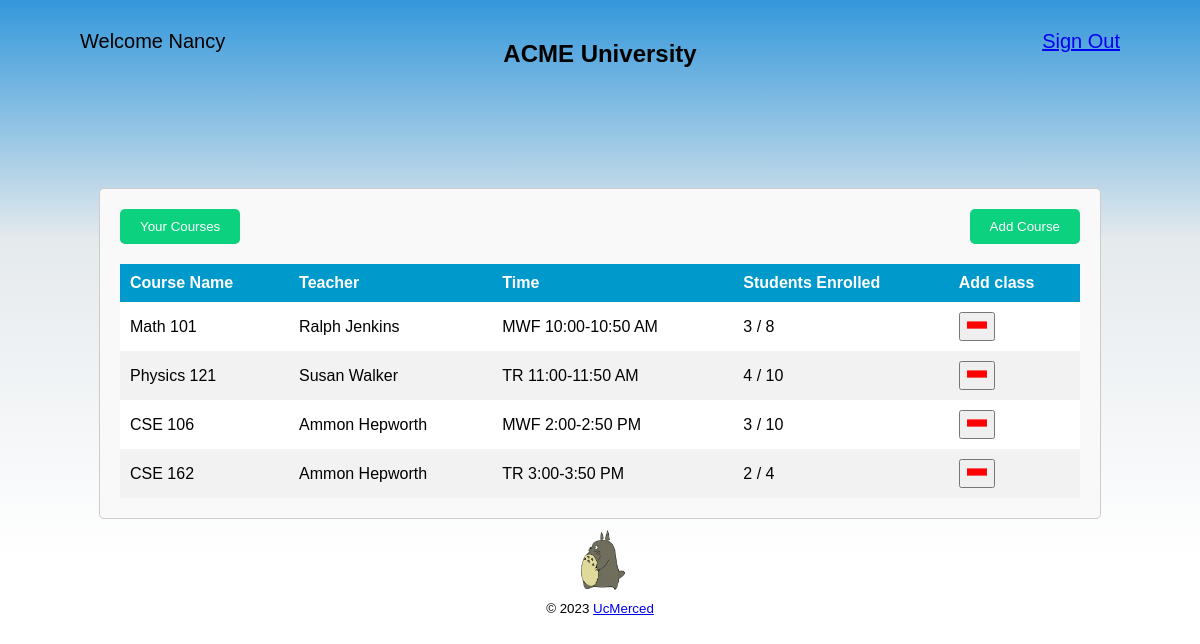
The page /student_dashboard_add_courses (signed in) on the database as committed earlier.
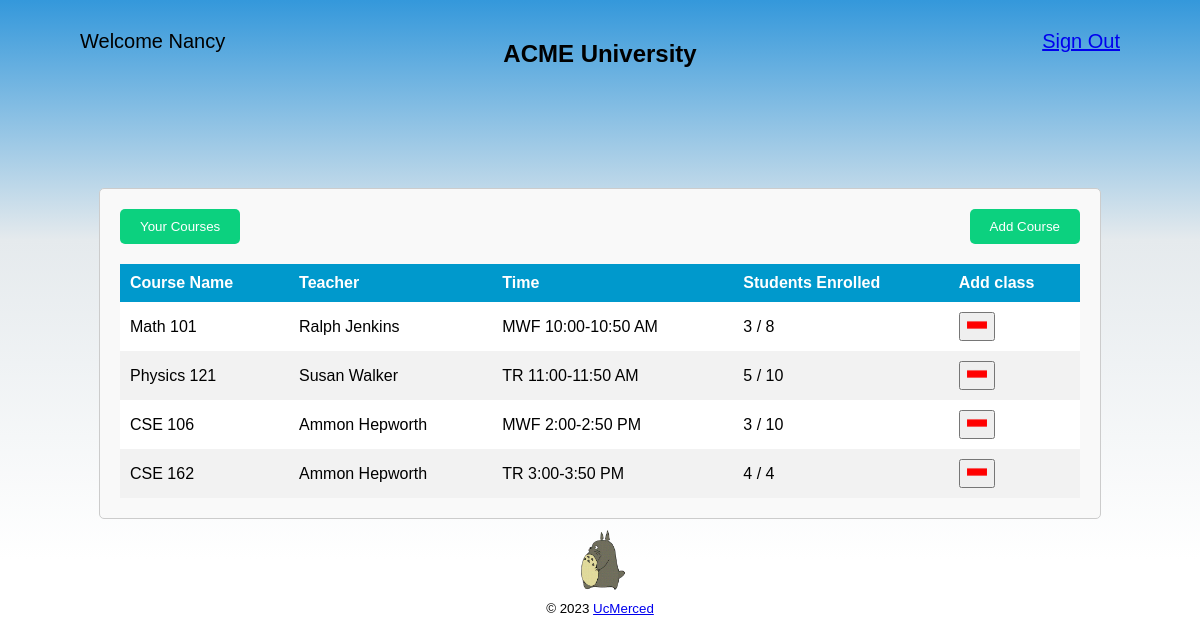
The same page on the database as committed later.
### app.py (models this page shows)
class Course(db.Model):
    id = db.Column(db.Integer, primary_key=True)
    class_name = db.Column(db.String, nullable=False)
    teacher_name = db.Column(db.String, nullable=False)
    time = db.Column(db.String, nullable=False)
    enrolled_students = db.Column(db.Integer, default=0)
    capacity = db.Column(db.Integer, nullable=False)

### app.py (the view)
@app.route('/student_dashboard_add_courses')
@login_required
def student_dashboard_add_courses():
    all_courses = Course.query.filter().all()
    student_courses = current_user.enrolled_courses #should give you all courses student is enrolled in
    not_student_courses = not_courses(student_courses) #should give you all courses student isn't enrolled in
    return render_template('student_add.html', username=current_user.first_name, student_courses=student_courses, all_courses=all_courses, not_student_courses=not_student_courses)

### app.py (called while the page is built)
def not_courses(student_courses):
    result = []
    for course in Course.query.all():
        is_student_course = False
        for student_course in student_courses:
            if course == student_course:
                is_student_course = True
        if not is_student_course:
            result.append(course)
    return result

@login_manager.user_loader
def load_user(user_id):
    student = Student.query.get(user_id)
    teacher = Teacher.query.get(user_id)
    if student:
        return student
    elif teacher:
        return teacher
    return None

### templates/student_add.html (shortened to what this page needs)
<!DOCTYPE html>
<html>
<head>
    <link rel="stylesheet" type="text/css" href="{{ url_for('static', filename='style.css') }}">
</head>
<body>
    <div class="welcome">Welcome {{ current_user.first_name }}</div>
    <h2>ACME University</h2>
    <a class="sign-out" href="{{ url_for('logout') }}">Sign Out</a>
    <div class="container">
    <div id="button-container">
        <button id="show-your-courses">Your Courses</button>
        <button id="show-all-courses">Add Course</button>
    </div>
    <table>
        <thead>
            <tr>
                <th>Course Name</th>
                <th>Teacher</th>
                <th>Time</th>
                <th>Students Enrolled</th>
                <th>Add class</th>
            </tr>
        </thead>
        <tbody>
            {% for course in all_courses %}
                <tr>
                    <td>{{ course.class_name }}</td>
                    <td>{{ course.teacher_name }}</td>
                    <td>{{ course.time }}</td>
                    <td>{{ course.enrolled_students }} / {{ course.capacity }}</td>
                    <td>
                        {% for student_course in student_courses  %}
                            {% if course == student_course %}
                                <button class="minus-button" id="{{course.id}}" onClick="modifyDatabase({{course.id}})"><img class="edit_icons" src="{{ url_for('static', filename='minus_sign.png') }}"></button>
                            {% endif %}
                        {% endfor %}
                    </td>
                </tr>
            {% endfor %}
        </tbody>
    </table>
    </div>
    <img alt="Walking Totoro" class="totoro" src="{{ url_for('static', filename='totoro.gif') }}">
    <footer>
        <small>&copy; 2023 <a href ="https://www.ucmerced.edu">UcMerced</a></small>
    </footer>
</body>
</html>

Rows that differ between the two databases and show on the page:
changed Course "Physics 121": enrolled_students "4" → "5"
changed Course "CSE 162": enrolled_students "2" → "4"
